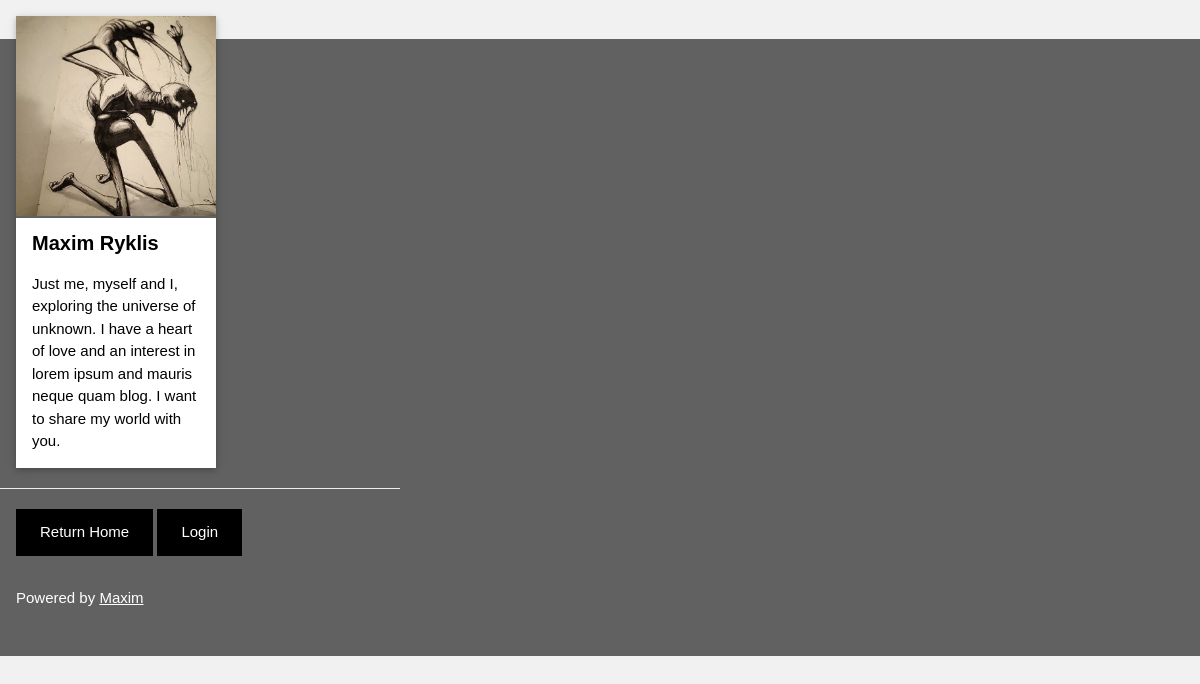
/read_post/7, run on an earlier commit of the app's database.
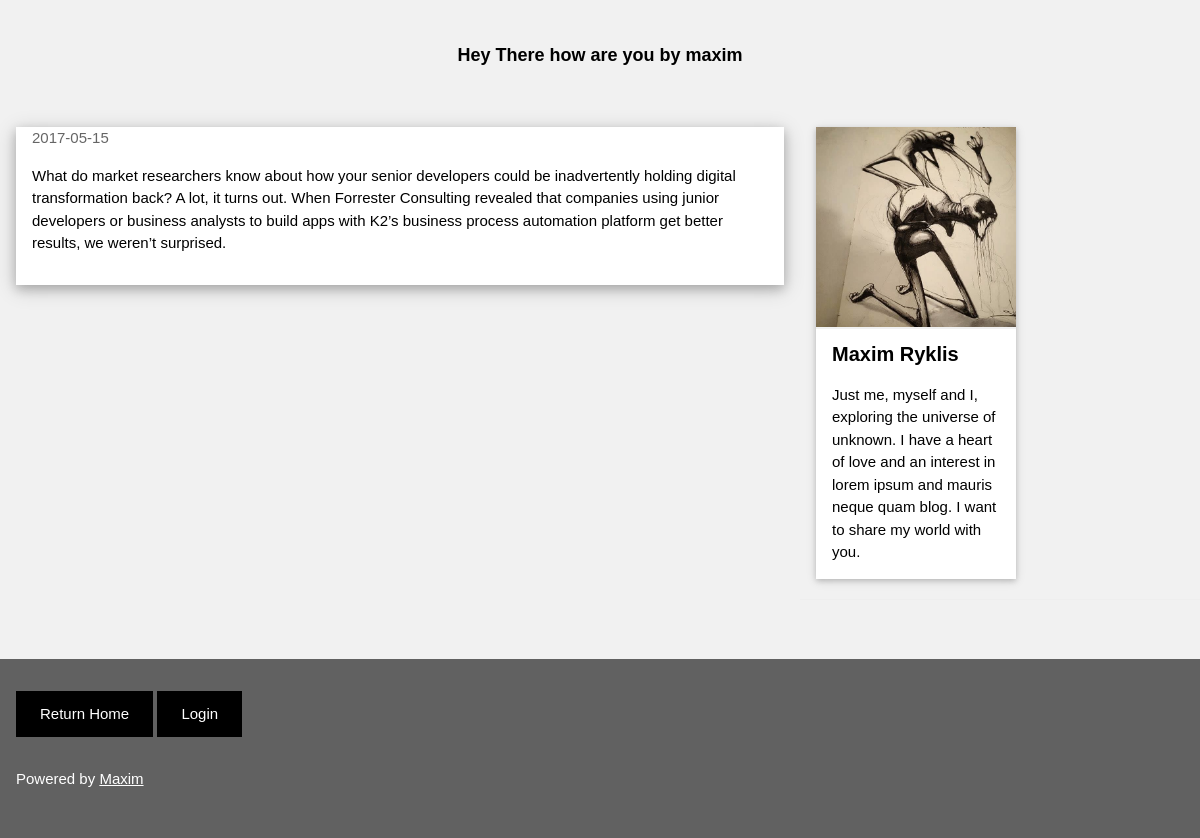
And on a later commit of the database.
### tables this page shows
CREATE TABLE POSTS(
ID INTEGER NOT NULL primary key AUTOINCREMENT,
TITLE TEXT NOT NULL,
PDATE TEXT NOT NULL,
AUTHOR TEXT NOT NULL,
BLOG TEXT NOT NULL
);

### blog.py (the view)
@app.route('/read_post/<id>', methods=['GET'])
def read(id):
    conn = sqlite3.connect(DATABASE)
    c = conn.cursor()
    c.execute('select TITLE, PDATE, AUTHOR, BLOG from POSTS where ID = ?', (id))
    results = [dict(title=row[0], pdate=row[1], author=row[2], blog=row[3]) for row in c.fetchall()]
    conn.close()
    return render_template('/read_post.html', results=results)

### templates/read_post.html (shortened to what this page needs)
<!DOCTYPE html>
<html>
<link rel="stylesheet" href="/static/css/w3.css">
<link rel="stylesheet" href="/static/css/g.css">
<body class="w3-light-grey">
<div class="w3-content" style="max-width:1400px">
    {%for post in results%}
<header class="w3-container w3-center w3-padding-32">
    <h5><b>{{post.title}} by {{post.author}}</b></h5>
</header>
<div class="w3-row">
<div class="w3-col l8 s12">
  <div class="w3-card-4 w3-margin w3-white">
    <div class="w3-container">
    <span class="w3-opacity">{{post.pdate}}</span>
    </div>
    <div class="w3-container">
      <p>{{post.blog}}</p>
      <div class="w3-row">
        <div class="w3-col m8 s12">
        </div>
      </div>
    </div>
  </div>
  {% endfor %}
</div>
<div class="w3-col l4">
  <div class="w3-card-2 w3-margin w3-margin-top">
  <img src="/static/images/logo.jpg" style="width:100%">
    <div class="w3-container w3-white">
      <h4><b>Maxim Ryklis</b></h4>
      <p>Just me, myself and I, exploring the universe of unknown. I have a heart of love and an interest in lorem ipsum and mauris neque quam blog. I want to share my world with you.</p>
    </div>
  </div><hr>
</div>
</div><br>
</div>
<footer class="w3-container w3-dark-grey w3-padding-32 w3-margin-top">
    <a href="/"><button class="w3-button w3-black w3-padding-large w3-margin-bottom">Return Home</button></a>
  <a href="/login"><button class="w3-button w3-black w3-padding-large w3-margin-bottom">Login</button></a>
  <p>Powered by <a href="https://www.linkedin.com/in/maximryklis/" target="_blank">Maxim</a></p>
</footer>
</body>
</html>

### static/css/w3.css (style rules this page uses)
html { box-sizing:border-box }
*,*:before,*:after { box-sizing:inherit }
html { -ms-text-size-adjust:100%;-webkit-text-size-adjust:100% }
body { margin:0 }
article,aside,details,figcaption,figure,footer,header,main,menu,nav,section,summary { display:block }
a { background-color:transparent;-webkit-text-decoration-skip:objects }
img { border-style:none }
hr { box-sizing:content-box;height:0;overflow:visible }
button,input,select,textarea { font:inherit;margin:0 }
button,input { overflow:visible }
button,select { text-transform:none }
button,html [type=button],[type=reset],[type=submit] { -webkit-appearance:button }
html,body { font-family:Verdana,sans-serif;font-size:15px;line-height:1.5 }
html { overflow-x:hidden }
h4 { font-size:20px }
h5 { font-size:18px }
h1,h2,h3,h4,h5,h6 { font-family:"Segoe UI",Arial,sans-serif;font-weight:400;margin:10px 0 }
hr { border:0;border-top:1px solid #eee;margin:20px 0 }
img { margin-bottom:-5px }
a { color:inherit }
.w3-btn,.w3-button { border:none;display:inline-block;outline:0;padding:8px 16px;vertical-align:middle;overflow:hidden;text-decoration:none;color:inherit;background-color:inherit;text-align:center;cursor:pointer;white-space:nowrap }
.w3-btn,.w3-button { -webkit-touch-callout:none;-webkit-user-select:none;-khtml-user-select:none;-moz-user-select:none;-ms-user-select:none;user-select:none }
.w3-container:after,.w3-container:before,.w3-panel:after,.w3-panel:before,.w3-row:after,.w3-row:before,.w3-row-padding:after,.w3-row-padding:before, .w3-cell-row:before,.w3-cell-row:after,.w3-clear:after,.w3-clear:before,.w3-bar:before,.w3-bar:after { content:"";display:table;clear:both }
.w3-col,.w3-half,.w3-third,.w3-twothird,.w3-threequarter,.w3-quarter { float:left;width:100% }
.w3-col.s12 { width:99.99999% }
@media (min-width:601px) { .w3-col.m8,.w3-twothird { width:66.66666% } }
@media (min-width:993px) { .w3-col.l4 { width:33.33333% } }
@media (min-width:993px) { .w3-col.l8 { width:66.66666% } }
.w3-content { max-width:980px;margin:auto }
.w3-container,.w3-panel { padding:0.01em 16px }
.w3-card,.w3-card-2 { margin: auto; width: 50%; box-shadow:0 2px 5px 0 rgba(0,0,0,0.16),0 2px 10px 0 rgba(0,0,0,0.12) }
.w3-card-4,.w3-hover-shadow:hover { box-shadow:0 4px 10px 0 rgba(0,0,0,0.2),0 4px 20px 0 rgba(0,0,0,0.19) }
.w3-opacity,.w3-hover-opacity:hover { opacity:0.60 }
.w3-center { text-align:center!important }
.w3-margin { margin:16px!important }
.w3-margin-top { margin-top:16px!important }
.w3-margin-bottom { margin-bottom:16px!important }
.w3-padding-large { padding:12px 24px!important }
.w3-padding-32 { padding-top:32px!important;padding-bottom:32px!important }
.w3-white,.w3-hover-white:hover { color:#000!important;background-color:#fff!important }
.w3-black,.w3-hover-black:hover { color:#fff!important;background-color:#000!important }
.w3-light-grey,.w3-hover-light-grey:hover,.w3-light-gray,.w3-hover-light-gray:hover { color:#000!important;background-color:#f1f1f1!important }
.w3-dark-grey,.w3-hover-dark-grey:hover,.w3-dark-gray,.w3-hover-dark-gray:hover { color:#fff!important;background-color:#616161!important }

### templates/read_post.html (style rules this page uses)
body,h1,h2,h3,h4,h5 { font-family: "Raleway", sans-serif }

What changed in the data, as far as the page shows it:
added POSTS: title "Hey There how are you", author "maxim", pdate "2017-05-15", blog "What do market researchers know about how your senior developers could be inadvertently holding digital transformation back? A lot, it turns out. When Forrester Consulting revealed that companies using junior developers or business analysts to build apps with K2’s business process automation platform get better results, we weren’t surprised."
